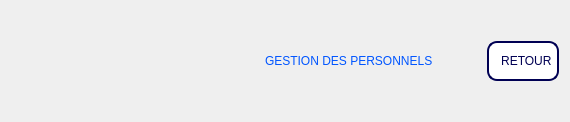
          <widget class="QWidget" name="header" native="true">
           <layout class="QHBoxLayout" name="horizontalLayout_4">
            <item>
             <widget class="QLabel" name="label">
              <property name="minimumSize">
               <size>
                <width>200</width>
                <height>100</height>
               </size>
              </property>
              <property name="maximumSize">
               <size>
                <width>100</width>
                <height>200</height>
               </size>
              </property>
              <property name="text">
               <string/>
              </property>
              <property name="pixmap">
               <pixmap>AIM.JPG</pixmap>
              </property>
              <property name="scaledContents">
               <bool>true</bool>
              </property>
             </widget>
            </item>
            <item>
             <spacer name="horizontalSpacer_2">
              <property name="orientation">
               <enum>Qt::Horizontal</enum>
              </property>
              <property name="sizeHint" stdset="0">
               <size>
                <width>40</width>
                <height>20</height>
               </size>
              </property>
             </spacer>
            </item>
            <item>
             <layout class="QVBoxLayout" name="verticalLayout_2">
              <item>
               <spacer name="verticalSpacer_2">
                <property name="orientation">
                 <enum>Qt::Vertical</enum>
                </property>
                <property name="sizeHint" stdset="0">
                 <size>
                  <width>20</width>
                  <height>40</height>
                 </size>
                </property>
               </spacer>
              </item>
              <item>
               <widget class="QLabel" name="gp_title">
                <property name="styleSheet">
                 <string notr="true">
	font: 75 28pt &quot;Rockwell&quot;;
	color: rgb(0, 85, 255);
	border-radius:20px;
	text-align:left;
	padding-left:5px;
	padding-right:5px;</string>
                </property>
                <property name="text">
                 <string>GESTION DES PERSONNELS</string>
                </property>
               </widget>
              </item>
              <item>
               <spacer name="verticalSpacer_3">
                <property name="orientation">
                 <enum>Qt::Vertical</enum>
                </property>
                <property name="sizeHint" stdset="0">
                 <size>
                  <width>20</width>
                  <height>40</height>
                 </size>
                </property>
               </spacer>
              </item>
             </layout>
            </item>
            <item>
             <spacer name="horizontalSpacer">
              <property name="orientation">
               <enum>Qt::Horizontal</enum>
              </property>
              <property name="sizeHint" stdset="0">
               <size>
                <width>40</width>
                <height>20</height>
               </size>
              </property>
             </spacer>
            </item>
            <item>
             <widget class="QPushButton" name="gp_retour_home">
              <property name="minimumSize">
               <size>
                <width>0</width>
                <height>40</height>
               </size>
              </property>
              <property name="styleSheet">
               <string notr="true">border:2px solid rgb(0, 0, 83);
color:rgb(0, 0, 83);
border-radius:10px;
padding:5px;
background:white;</string>
              </property>
              <property name="text">
               <string>  RETOUR</string>
              </property>
              <property name="icon">
               <iconset>
                <normaloff>Images/Gestion du personnel/FLS01315.png</normaloff>Images/Gestion du personnel/FLS01315.png</iconset>
              </property>
              <property name="iconSize">
               <size>
                <width>25</width>
                <height>25</height>
               </size>
              </property>
             </widget>
            </item>
           </layout>
          </widget>
